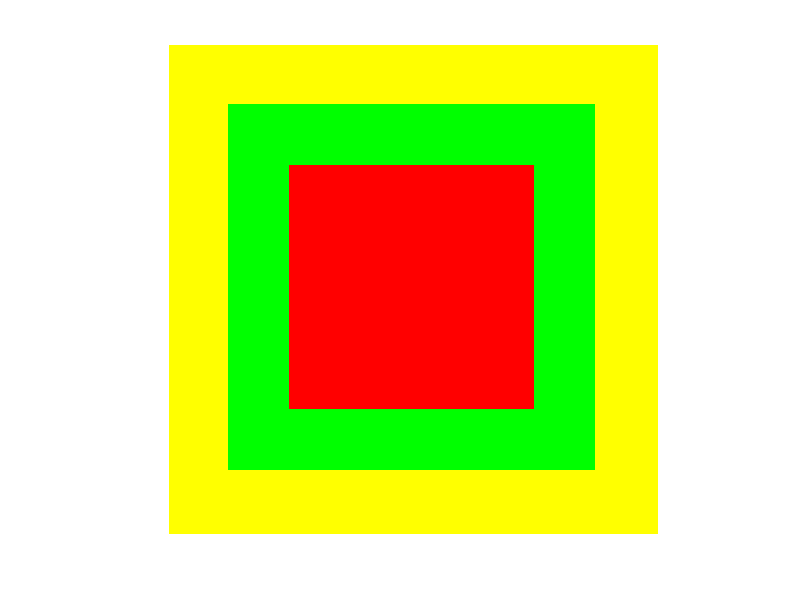

This figure's MATLAB source:
L=640;
l=600;
mu1=[10;10;50];
mu1=uint8(mu1);

mu2=[255,0,0];
mu2=uint8(mu2);
% creation de la matrice image
C= zeros(L,l,3);
for i=1:L
    for j=1:l
        if(i<=L/4 || j<l/4)
        C(i,j,:)=mu1;
        else
            C(i,j,:)=mu2;
        end
    end
end

%% Test
redChannel = 255 * ones(200, 200, 'uint8');
greenChannel = 255 * ones(200, 200, 'uint8');
blueChannel = 255 * zeros(200, 200, 'uint8');
% Blacken the inner most 150x150 for red
% so that it will be only Green.
redChannel(25:174, 25:174) = 0;
% Set the inner most 100x100 for red and
% Clears the inner most 100 x 100 for green
% so that it will be only red.
redChannel(50:149, 50:149) = 255;
greenChannel(50:149, 50:149) = 0;
rgbImage = cat(3, redChannel, greenChannel, blueChannel);
imshow(rgbImage);

%% std
 X = [4 -2 1; 9 5 7];
 var0=std(X,0,1);
 var1=std(X,0,2);